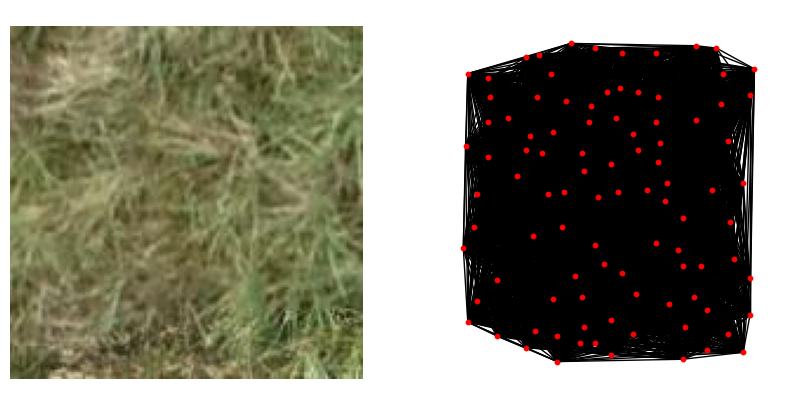
#> input picture results/train/10-01_15h57/ImageAndGraph/0/2/im50_69_0.1.0_graph.png, 794 x 405 px, given in place of your_image.jpg, which was not available
$ jupyter execute --allow-errors trash.ipynb
#> lines starting #> are read from the running program, lines starting #| are printed output that depends on the picture; after the words box and inside, x2 and y2 are one past the last pixel; in counts of white or black regions, pixels touching at a corner belong together; pictures that were not available may be replaced by others from this repository, and a replacement may not be noted
[cell 1]
import torch
from torch_geometric.data import Data
from tqdm import tqdm
import os
from PIL import Image

#> (the rest of this cell did not finish here and is left out)

[cell 2]
from PIL import Image


# Function to predict a single image
# [30 lines left out: function predict_single_image, not called in this run]

[cell 3]
from concurrent.futures import ProcessPoolExecutor
from threading import Lock
import os
from tqdm import tqdm
import torch


lock = Lock()  # Lock for thread-safe I/O operations


# [47 lines left out: function build_dataset, not called in this run]

[cell 4]
import torch
import torch.nn.functional as F
from torch_geometric.nn import GCNConv
from torch_geometric.data import Data, DataLoader

# Define the GNN Model
class YourGNNModel(torch.nn.Module):
    def __init__(self, in_channels, hidden_channels, out_channels):
        super(YourGNNModel, self).__init__()
        self.conv1 = GCNConv(in_channels, hidden_channels)
        self.conv2 = GCNConv(hidden_channels, hidden_channels)
        self.fc = torch.nn.Linear(hidden_channels * 2, out_channels)  # Adjust input due to concatenation

    # [39 lines left out: functions forward, build_dummy_data, not called in this run]


# Training the GNN model on dummy data
def train_gnn():
    # Hyperparameters
    in_channels = 3  # Features per node
    hidden_channels = 4  # Hidden layer size
    out_channels = 2  # Number of output classes
    epochs = 50
    learning_rate = 0.01

    # Model and optimizer
    model = YourGNNModel(in_channels, hidden_channels, out_channels)
    optimizer = torch.optim.Adam(model.parameters(), lr=learning_rate)

    # Create a dummy dataset
    data = build_dummy_data()

    # Training loop
    model.train()  # Set the model to training mode
    for epoch in range(epochs):
        optimizer.zero_grad()  # Reset gradients

        # Forward pass
        out = model(data.x, data.edge_index)

        # Compute the loss (negative log likelihood loss for classification)
        loss = F.nll_loss(out, data.y)
        loss.backward()  # Backpropagate the gradients
        optimizer.step()  # Update parameters with optimizer

        # Print loss every 10 epochs
        if epoch % 10 == 0 or epoch == epochs - 1:
            print(f"Epoch {epoch+1}/{epochs}, Loss: {loss.item()}")

    print("Training complete.")


train_gnn()
#> (the call stopped at in __init__, `self.conv1 = GCNConv(in_channels, hidden_channels)`: torch_geometric is not available in this run)

[cell 5]
import cv2
import numpy as np
from sklearn.cluster import KMeans
import matplotlib.pyplot as plt

def load_image(path, scale=0.5):
    """Load and resize image."""
#> called with path = 'your_image.jpg', scale = 0.5
    img = cv2.imread(path)
#> img is the input picture: shape (405, 794, 3); mean B, G, R 118.2, 133.9, 135.9
    img = cv2.cvtColor(img, cv2.COLOR_BGR2RGB)
    img = cv2.resize(img, (0, 0), fx=scale, fy=scale)
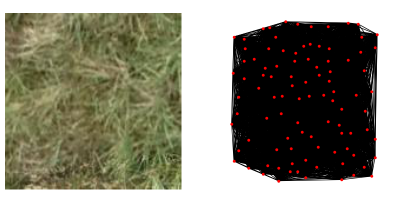
#> img: shape (202, 397, 3); mean R, G, B 135.6, 133.6, 117.9
    return img

def cluster_image(img, n_clusters=4):
    """Apply K-means clustering on image using color and position."""
#> called with n_clusters = 5
    h, w, c = img.shape
#> h = 202; w = 397; c = 3
    # Create feature vector: [R, G, B, x, y]
    X_color = img.reshape((-1, 3))
    X_coords = np.indices((h, w)).transpose(1, 2, 0).reshape(-1, 2)
    X = np.concatenate([X_color, X_coords], axis=1)

    # Normalize features
    X = X.astype(np.float32)
    X[:, :3] /= 255.0           # Normalize RGB
    X[:, 3:] /= np.array([h, w])  # Normalize spatial features

    # Run KMeans
    kmeans = KMeans(n_clusters=n_clusters, random_state=42)
    labels = kmeans.fit_predict(X)

    # Reshape labels to image
    clustered_img = labels.reshape(h, w)
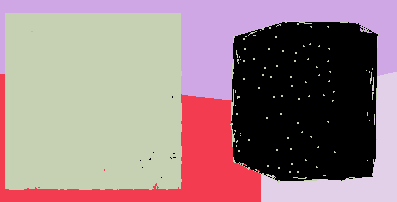
#> clustered_img: shape (202, 397) int32; 5 distinct labels, from 0 to 4; one colour per label, 0 black
    return clustered_img

def visualize_clusters(original_img, clustered_img):
    """Overlay cluster masks with different colors."""
    h, w = clustered_img.shape
#> h = 202; w = 397
    n_clusters = np.max(clustered_img) + 1
#> n_clusters = 5

    # Generate a random color for each cluster
    np.random.seed(42)
    colors = np.random.randint(0, 255, size=(n_clusters, 3))
#> colors = [[102, 179, 92], [14, 106, 71], [188, 20, 102], [121, 210, 214], [74, 202, 87]]

    overlay = np.zeros((h, w, 3), dtype=np.uint8)
    for i in range(n_clusters):
        mask = clustered_img == i
        overlay[mask] = colors[i]
#> this loop made 5 passes
#> pass 1, in visualize_clusters, `mask = clustered_img == i`:
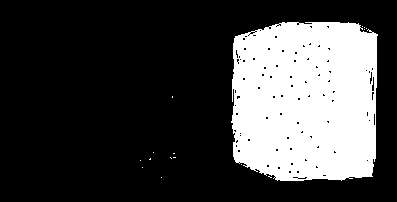
#> mask: shape (202, 397) bool; 26.4% white; 16 white regions (15 under 20 px), largest, box (x1, y1, x2, y2) and area: (231, 22, 378, 181) 21122
#> pass 2, in visualize_clusters, `mask = clustered_img == i`:
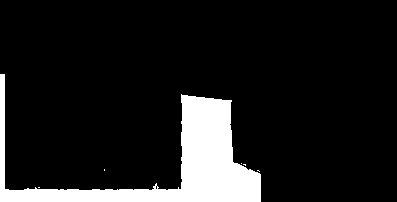
#> mask: shape (202, 397) bool; 11.4% white; 6 white regions (5 under 20 px), largest, box (x1, y1, x2, y2) and area: (0, 74, 261, 202) 9164
#> pass 3, in visualize_clusters, `mask = clustered_img == i`:
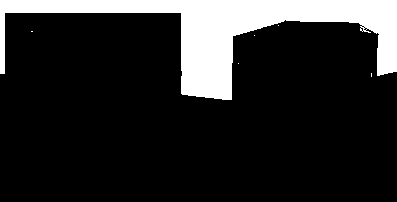
#> mask: shape (202, 397) bool; 16% white; 6 white regions (5 under 20 px), largest, box (x1, y1, x2, y2) and area: (0, 0, 397, 100) 12828
#> after the loop:
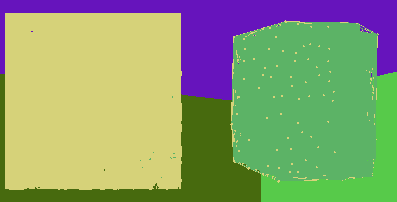
#> overlay: shape (202, 397, 3); mean of channels 0, 1, 2 111.3, 159, 139.1; drawn as B, G, R

    blended = cv2.addWeighted(original_img, 0.6, overlay, 0.4, 0)
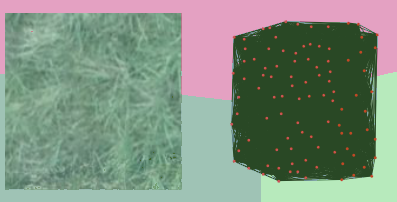
#> blended: shape (202, 397, 3); mean R, G, B 126, 143.8, 126.4

    # Display
    plt.figure(figsize=(12, 6))
    plt.subplot(1, 2, 1)
    plt.title("Original Image")
    plt.imshow(original_img)
    plt.axis('off')

    plt.subplot(1, 2, 2)
    plt.title("Clustered Regions")
    plt.imshow(blended)
    plt.axis('off')

    plt.tight_layout()
    plt.show()

# === Main Flow ===
if __name__ == "__main__":
    image_path = "your_image.jpg"  # Replace with your file
    img = load_image(image_path, scale=0.5)
    clustered = cluster_image(img, n_clusters=5)  # Tune n_clusters
    visualize_clusters(img, clustered)
